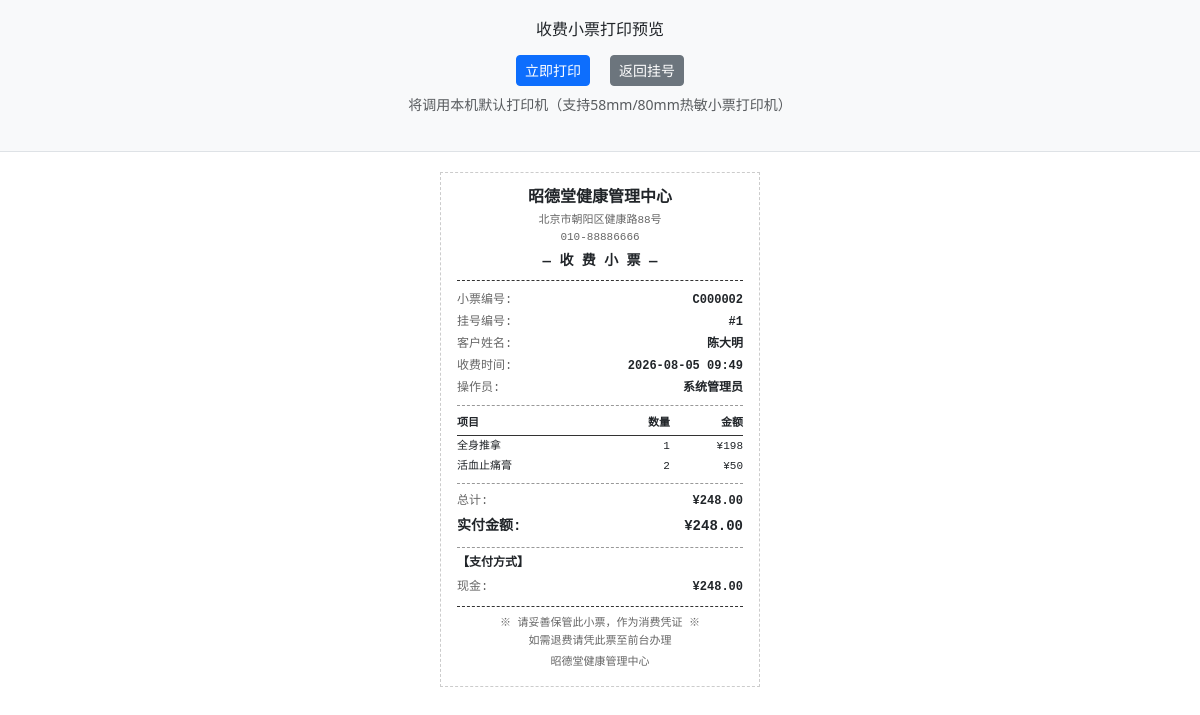
Page /print/receipt/1 (signed in) on the committed database.
### models.py (models this page shows, shortened)
class StoreInfo(db.Model):
    __tablename__ = 'store_info'
    id = db.Column(db.Integer, primary_key=True)
    name = db.Column(db.String(100), nullable=False)
    address = db.Column(db.String(200))
    phone = db.Column(db.String(20))
    license_no = db.Column(db.String(50))

class ChargeRecord(db.Model):
    __tablename__ = 'charge_records'
    id = db.Column(db.Integer, primary_key=True)
    customer_id = db.Column(db.Integer, db.ForeignKey('customers.id'), nullable=False)
    reg_id = db.Column(db.Integer, db.ForeignKey('registrations.id'))
    items_json = db.Column(db.Text)  # JSON: [{name, qty, price, subtotal}]
    total_amount = db.Column(db.Numeric(10, 2), default=0)
    discount_amount = db.Column(db.Numeric(10, 2), default=0)
    final_amount = db.Column(db.Numeric(10, 2), default=0)
    payments_json = db.Column(db.Text)  # JSON: [{method, amount}]
    status = db.Column(db.String(20), default='待支付')  # 待支付/已支付/已退款/部分退款
    refund_amount = db.Column(db.Numeric(10, 2), default=0)  # 退款金额
    refund_reason = db.Column(db.String(200))  # 退款原因
    operator_id = db.Column(db.Integer, db.ForeignKey('users.id'))
    created_at = db.Column(db.DateTime, default=datetime.now)
    operator = db.relationship('User')
    deductions = db.relationship('DeductionRecord', backref='charge', lazy='dynamic')

class Registration(db.Model):
    __tablename__ = 'registrations'
    id = db.Column(db.Integer, primary_key=True)
    customer_id = db.Column(db.Integer, db.ForeignKey('customers.id'), nullable=False)
    employee_id = db.Column(db.Integer, db.ForeignKey('employees.id'))
    reg_time = db.Column(db.DateTime, default=datetime.now)
    visit_type = db.Column(db.String(10), default='初诊')  # 初诊/复诊
    status = db.Column(db.String(20), default='待诊')  # 待诊/接诊中/已收费/已完成
    appointment_id = db.Column(db.Integer, db.ForeignKey('appointments.id'))
    signature_image = db.Column(db.Text)  # Base64编码的签字图片
    satisfaction_rating = db.Column(db.Integer)  # 满意度星级 1-5
    satisfaction_comment = db.Column(db.String(500))  # 评价文字
    confirmed_at = db.Column(db.DateTime)  # 签字确认时间
    confirmed_by = db.Column(db.Integer, db.ForeignKey('users.id'))  # 确认操作人
    appointment = db.relationship('Appointment')
    medical_record = db.relationship('MedicalRecord', backref='registration', uselist=False)
    charge_record = db.relationship('ChargeRecord', backref='registration', uselist=False)
    confirmer = db.relationship('User', foreign_keys=[confirmed_by])

class Customer(db.Model):
    __tablename__ = 'customers'
    id = db.Column(db.Integer, primary_key=True)
    name = db.Column(db.String(50), nullable=False)
    gender = db.Column(db.String(10))
    birthday = db.Column(db.Date)
    phone = db.Column(db.String(20))
    id_card = db.Column(db.String(20))
    address = db.Column(db.String(200))
    constitution_type = db.Column(db.String(20))  # 九种体质
    allergy_history = db.Column(db.Text)
    medical_history = db.Column(db.Text)
    referrer = db.Column(db.String(50))
    member_level = db.Column(db.String(20), default='普通')  # 普通/银卡/金卡/钻石
    member_discount = db.Column(db.Numeric(3, 2), default=1.00)
    points = db.Column(db.Integer, default=0)
    is_deleted = db.Column(db.Boolean, default=False)  # 软删除
    is_frozen = db.Column(db.Boolean, default=False)  # 冻结
    created_at = db.Column(db.DateTime, default=datetime.now)
    prepaid_account = db.relationship('PrepaidAccount', backref='customer', uselist=False)
    appointments = db.relationship('Appointment', backref='customer', lazy='dynamic')
    registrations = db.relationship('Registration', backref='customer', lazy='dynamic')
    charges = db.relationship('ChargeRecord', backref='customer', lazy='dynamic')

class User(UserMixin, db.Model):
    __tablename__ = 'users'
    id = db.Column(db.Integer, primary_key=True)
    username = db.Column(db.String(50), unique=True, nullable=False)
    password_hash = db.Column(db.String(256), nullable=False)
    display_name = db.Column(db.String(50), nullable=False)
    role = db.Column(db.String(20), nullable=False, default='前台')  # 管理员/前台/理疗师/库管
    is_active_user = db.Column(db.Boolean, default=True)
    created_at = db.Column(db.DateTime, default=datetime.now)

### app.py (the view)
@app.route('/print/receipt/<int:rid>')
@login_required
def print_receipt(rid):
    reg = _safe_get(Registration, rid, '挂号记录')
    charge = ChargeRecord.query.filter_by(reg_id=rid).first()
    if not charge:
        flash('尚未收费，无法打印小票', 'warning')
        return redirect(url_for('charge_register', rid=rid))
    store = StoreInfo.query.first()
    return render_template('print_receipt.html',
                           registration=reg, charge=charge, store=store)

### app.py (called while the page is built)
@login_manager.user_loader
def load_user(user_id):
    return db.session.get(User, int(user_id))

def _from_json(s):
    if not s:
        return []
    try:
        result = json.loads(s)
        return result if isinstance(result, list) else []
    except (json.JSONDecodeError, TypeError):
        return []

def _safe_get(model, pk, label='记录'):
    obj = db.session.get(model, pk)
    if obj is None:
        flash(f'{label}不存在或已被删除', 'warning')
        abort(404)
    return obj

### templates/print_receipt.html (shortened to what this page needs)
<!DOCTYPE html>
<html lang="zh-CN">
<head>
    <link href="/static/vendor/bootstrap.min.css" rel="stylesheet">
    <link href="/static/css/print.css" rel="stylesheet">
</head>
<body>
    <div class="print-toolbar no-print">
        <h6 class="mb-3"> 收费小票打印预览</h6>
        <button class="btn btn-primary btn-sm" onclick="window.print()">
             立即打印
        </button>
        <a href="/registrations" class="btn btn-secondary btn-sm">
             返回挂号
        </a>
        <p class="text-muted small mt-2">将调用本机默认打印机（支持58mm/80mm热敏小票打印机）</p>
    </div>
    <div class="print-area">
        <div class="receipt-header">
            <h5>{{ store.name if store else '昭德堂健康管理中心' }}</h5>
            <div class="store-info">
                {% if store %}{{ store.address }}<br>{{ store.phone }}{% endif %}
            </div>
            <div style="font-size:14px;font-weight:700;margin-top:6px">— 收 费 小 票 —</div>
        </div>
        <div class="receipt-body">
            <div class="receipt-row">
                <span class="label">小票编号:</span>
                <span class="value">C{{ '%06d'|format(charge.id) }}</span>
            </div>
            <div class="receipt-row">
                <span class="label">挂号编号:</span>
                <span class="value">#{{ registration.id }}</span>
            </div>
            <div class="receipt-row">
                <span class="label">客户姓名:</span>
                <span class="value">{{ registration.customer.name }}</span>
            </div>
            <div class="receipt-row">
                <span class="label">收费时间:</span>
                <span class="value">{{ charge.created_at.strftime('%Y-%m-%d %H:%M') if charge.created_at else '-' }}</span>
            </div>
            <div class="receipt-row">
                <span class="label">操作员:</span>
                <span class="value">{{ charge.operator.display_name if charge.operator else '-' }}</span>
            </div>
            <div class="receipt-divider"></div>
            {% set items = charge.items_json|default('[]')|from_json %}
            {% if items %}
            <table class="receipt-table">
                <thead><tr><th>项目</th><th class="text-right">数量</th><th class="text-right">金额</th></tr></thead>
                <tbody>
                {% for it in items %}
                <tr><td>{{ it.name }}</td><td class="text-right">{{ it.qty }}</td><td class="text-right">¥{{ it.subtotal }}</td></tr>
                {% endfor %}
                </tbody>
            </table>
            {% endif %}
            <div class="receipt-divider"></div>
            <div class="receipt-row">
                <span class="label">总计:</span>
                <span class="value">¥{{ '%.2f'|format(charge.total_amount) }}</span>
            </div>
            <div class="receipt-total">
                <span>实付金额:</span>
                <span>¥{{ '%.2f'|format(charge.final_amount) }}</span>
            </div>
            {% set payments = charge.payments_json|default('[]')|from_json %}
            {% if payments %}
            <div class="receipt-divider"></div>
            <div style="font-weight:700;font-size:12px;margin-bottom:4px">【支付方式】</div>
            {% for p in payments %}
            <div class="receipt-row">
                <span class="label">{{ p.method }}:</span>
                <span class="value">¥{{ '%.2f'|format(p.amount) }}</span>
            </div>
            {% endfor %}
            {% endif %}
        </div>
        <div class="receipt-footer">
            <div>※ 请妥善保管此小票，作为消费凭证 ※</div>
            <div style="margin-top:2px">如需退费请凭此票至前台办理</div>
            <div style="margin-top:4px">{{ store.name if store else '昭德堂健康管理中心' }}</div>
        </div>
    </div>
</body>
</html>

### static/css/print.css (style rules this page uses)
.print-area { max-width: 320px; margin: 20px auto; padding: 16px; background: #fff; border: 1px dashed #ccc; font-family: 'SimHei', 'Microsoft YaHei', monospace; font-size: 13px; }
.receipt-header { text-align: center; border-bottom: 1px dashed #333; padding-bottom: 8px; margin-bottom: 8px; }
.receipt-header h5 { margin: 0 0 4px 0; font-size: 16px; font-weight: 700; }
.receipt-header .store-info { font-size: 11px; color: #666; }
.receipt-body { margin-bottom: 8px; }
.receipt-row { display: flex; justify-content: space-between; padding: 2px 0; font-size: 12px; }
.receipt-row .label { color: #666; }
.receipt-row .value { font-weight: 600; }
.receipt-divider { border-top: 1px dashed #999; margin: 6px 0; }
.receipt-table { width: 100%; font-size: 11px; border-collapse: collapse; }
.receipt-table th { text-align: left; padding: 3px 0; border-bottom: 1px solid #333; font-size: 11px; }
.receipt-table td { padding: 2px 0; }
.receipt-table .text-right { text-align: right; }
.receipt-footer { text-align: center; border-top: 1px dashed #333; padding-top: 8px; margin-top: 8px; font-size: 11px; color: #666; }
.receipt-total { display: flex; justify-content: space-between; font-size: 14px; font-weight: 700; padding: 4px 0; }
.print-toolbar { text-align: center; padding: 20px; background: #f8f9fa; border-bottom: 1px solid #dee2e6; }
.print-toolbar .btn { margin: 0 8px; }

### rows in the picture
StoreInfo: name "昭德堂健康管理中心", address "北京市朝阳区健康路88号", phone "010-88886666"
ChargeRecord: id "000002", created_at "2026-08-05 09:49", total_amount "248.00", final_amount "248.00"
Registration: id "1"
Customer: customer.name "陈大明"
User: operator "系统管理员"

### other values in the picture
{{ it.name }} "全身推拿" "活血止痛膏"
{{ it.qty }} "1" "2"
{{ it.subtotal }} "198" "50"
{{ p.method }} "现金"
{{ '%.2f'|format(p.amount) }} "248.00"
